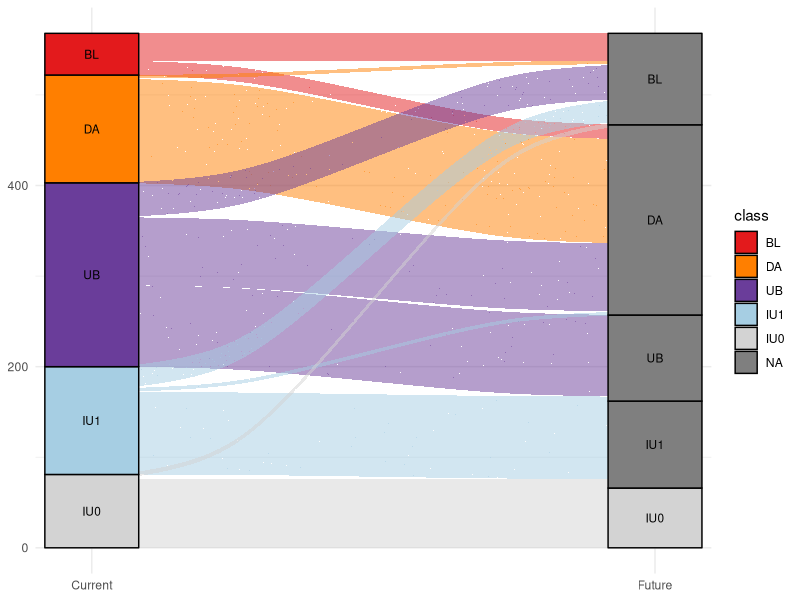

Write R code to recreate this figure. (Note: this script raises an error after producing the figure.)
############################################################
# Border-proximate groundwater irrigation analysis
#
# Purpose:
#   - Classify transboundary aquifer dyads by irrigation patterns
#   - Compare current vs potential future classifications
#   - Produce figures and underlying datasets
#
# Inputs:
#   FinalDiads.csv
#
# Outputs:
#   ./plts/*.pdf figures
#   ./plts/*.csv datasets underlying figures
#   SI2.csv classification table
############################################################


############################################################
# 1. Libraries
############################################################

library(dplyr)
library(tidyr)
library(ggplot2)
library(multcompView)
library(purrr)
library(tibble)
library(ggalluvial)
library(vcd)
library(grid)



############################################################
# 2. Parameters
############################################################

eps    <- 1e-3
thresh <- 0.99

cls <- rev(c("IU0","IU1","UB","DA","BL"))

cols <- c(
  IU0 = "#D3D3D3",
  IU1 = "#A6CEE3",
  UB  = "#6A3D9A",
  DA  = "#FF7F00",
  BL  = "#E31A1C"
)



############################################################
# 3. Load data
############################################################

diads <- read.csv("FinalDiads.csv") %>%
  distinct(code, CC_1, CC_2, .keep_all = TRUE)



############################################################
# 4. Current dyad classification
############################################################

diadsP <- diads %>%
  mutate(
    rG1_1 = GW_B1_1 / GW_1,
    rG1_2 = GW_B1_2 / GW_2,
    rG2_1 = GW_B22_1 / GW_1,
    rG2_2 = GW_B22_2 / GW_2,
    
    class = case_when(
      
      pmax(GW_B22_1, GW_B22_2) < eps &
        pmax(UR_B22_1, UR_B22_2) < eps ~ "IU0",
      
      (GW_B22_1 < eps & UR_B22_1 < eps) |
        (GW_B22_2 < eps & UR_B22_2 < eps) ~ "IU1",
      
      pmin(GW_B22_1, GW_B22_2) < eps ~ "UB",
      
      pmax(rG1_1, rG1_2) > thresh ~ "BL",
      
      pmax(rG2_1, rG2_2) > thresh ~ "DA",
      
      TRUE ~ "DA"
    ),
    
    class = factor(class, levels = cls),
    GW = GW_1 + GW_2
  )



############################################################
# 5. Future classification
############################################################

diadsF <- diads %>%
  mutate(
    GW_1 = pmax(GW_1, CR3_1),
    GW_2 = pmax(GW_2, CR3_2),
    GW_B22_1 = pmax(GW_B22_1, CR3_B22_1),
    GW_B22_2 = pmax(GW_B22_2, CR3_B22_2),
    GW_B1_1 = pmax(GW_B1_1, CR3_B1_1),
    GW_B1_2 = pmax(GW_B1_2, CR3_B1_2)
  ) %>%
  mutate(
    rG1_1 = GW_B1_1 / GW_1,
    rG1_2 = GW_B1_2 / GW_2,
    rG2_1 = GW_B22_1 / GW_1,
    rG2_2 = GW_B22_2 / GW_2,
    
    classF = case_when(
      
      pmax(GW_B22_1, GW_B22_2) < eps &
        pmax(UR_B22_1, UR_B22_2) < eps ~ "IU0",
      
      (GW_B22_1 < eps & UR_B22_1 < eps) |
        (GW_B22_2 < eps & UR_B22_2 < eps) ~ "IU1",
      
      pmin(GW_B22_1, GW_B22_2) < eps ~ "UB",
      
      pmax(rG1_1, rG1_2) > thresh ~ "BL",
      
      pmax(rG2_1, rG2_2) > thresh ~ "DA",
      
      TRUE ~ "DA"
    ),
    
    classF = factor(classF, levels = cls)
  )



############################################################
# 6. Export classification table
############################################################

diadsC <- diadsP %>%
  select(code, name, CC_1, CC_2, class) %>%
  left_join(
    diadsF %>% select(code, CC_1, CC_2, classF),
    by = c("code","CC_1","CC_2")
  )




############################################################
# 7. Alluvial transition plot
############################################################

p1 <- ggplot(diadsC, aes(axis1 = class, axis2 = classF)) +
  geom_alluvium(aes(fill = class), width = 1/12) +
  geom_stratum(width = 1/6, aes(fill = class), color = "black") +
  geom_text(stat = "stratum", aes(label = after_stat(stratum)), size = 3) +
  scale_x_discrete(limits = c("Current","Future"), expand = c(.05,.05)) +
  scale_fill_manual(values = cols) +
  theme_minimal()

ggsave("./plts/B200/cls_1.pdf",p1,width=4,height=3)


data_alluvial <- diadsC %>%
  count(class,classF,name="n")

write.csv(data_alluvial,
          "./plts/B200/data_cls_1_alluvial.csv",
          row.names=FALSE)



############################################################
# 8. Tukey tests and faceted bar plots
############################################################

diadsP <- diadsP %>%
  mutate(
    FIR = (GW_1 + GW_2)/(GW_C_1 + GW_C_2),
    FBW = (GW3_1 + GW3_2)/(GW_1 + GW_2),
    GW  = (GW_1 + GW_2)*1000
  )

d_long <- diadsP %>%
  filter(GW>0) %>%
  select(class,FIR,FBW) %>%
  pivot_longer(-class,names_to="Variable",values_to="Value")


tukey_df <- d_long %>%
  group_by(Variable) %>%
  nest() %>%
  mutate(res = map(data,\(d){
    
    fit <- aov(Value~class,d)
    tuk <- TukeyHSD(fit,conf.level=.9)
    
    letters <- multcompLetters4(fit,tuk,threshold=.1)$class[[1]] |>
      tibble::enframe("class","letters")
    
    d %>%
      group_by(class) %>%
      summarise(
        mean = mean(Value,na.rm=TRUE),
        se   = sd(Value,na.rm=TRUE)/sqrt(n()),
        ci   = list(t.test(Value)$conf.int),
        .groups="drop"
      ) %>%
      mutate(
        ci_low  = map_dbl(ci,1),
        ci_high = map_dbl(ci,2)
      ) %>%
      select(-ci) %>%
      left_join(letters)
    
  })) %>%
  select(-data) %>%
  unnest(res) %>%
  mutate(
    Variable=factor(Variable,c("FGW","FBW")),
    class=factor(class,levels=rev(cls))
  )


ptuck <- ggplot(tukey_df,aes(class,mean,fill=class))+
  geom_col(width=.6)+
  geom_errorbar(aes(ymin=mean-se,ymax=mean+se),width=.1)+
  geom_text(aes(label=letters,
                y=ci_high+0.1*(ci_high-ci_low)),size=3.5)+
  geom_hline(yintercept=0,linetype="dashed")+
  facet_wrap(~Variable,scales="free_y",nrow=1)+
  scale_fill_manual(values=cols,name="")+
  labs(x=NULL,y="Mean value")+
  theme_classic()+
  theme(
    legend.position="top",
    strip.background=element_blank(),
    strip.text=element_text(face="bold")
  )

ggsave("./plts/B200/cls_2.pdf",ptuck,width=5,height=3)


data_tukey <- tukey_df %>%
  select(Variable,class,mean,se,letters)

write.csv(data_tukey,
          "./plts/B200/data_cls_2_bars.csv",
          row.names=FALSE)
